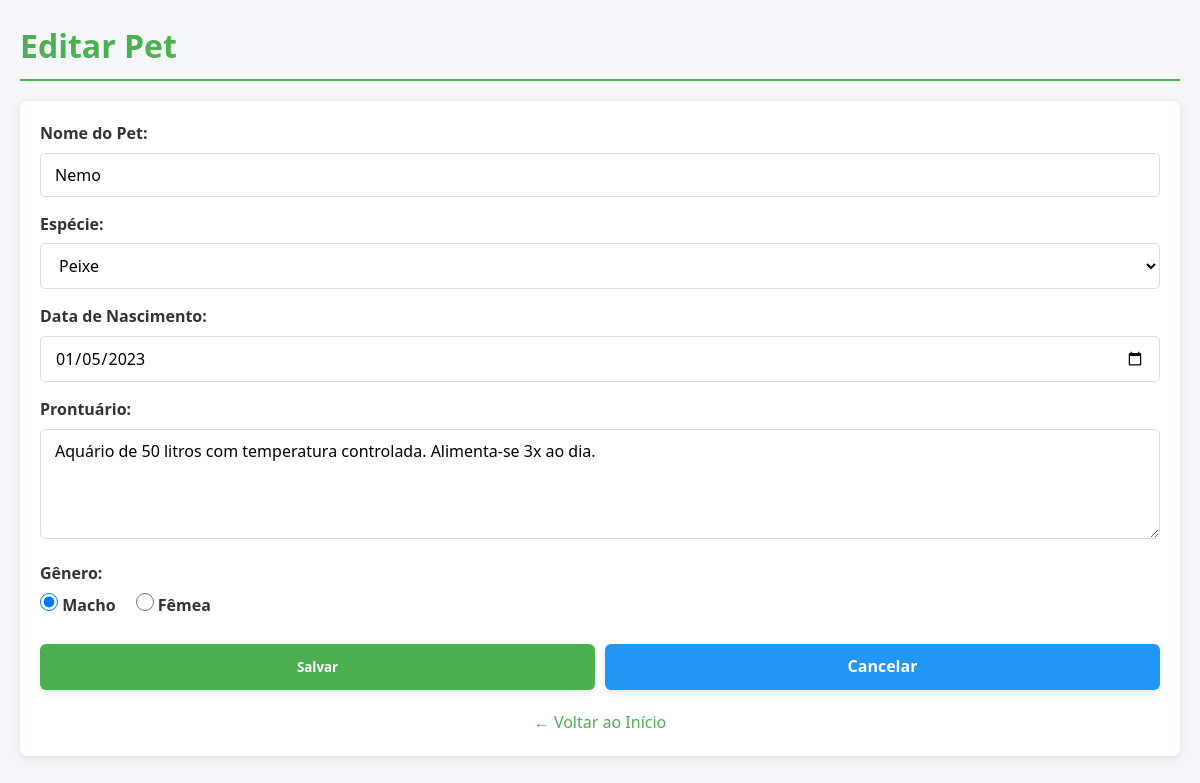
Page /editar_pet.php?id=4 (signed in) on the committed database.
### tables this page shows
CREATE TABLE `pets` (
  `id_pet` int NOT NULL,
  `nome` varchar(100) NOT NULL,
  `nascimento` date DEFAULT NULL,
  `id_especie` int NOT NULL,
  `prontuario` text,
  `genero` enum('Macho','Fêmea') NOT NULL
);

### editar_pet.php (the view, shortened to what this page needs)
<?php
include 'conexao.php';
?>
<!DOCTYPE html>
<html lang="pt-BR">
<head>
    <link rel="stylesheet" href="styles.css">
</head>
<body>
    <div class="container">
        <h1 class="page-title">Editar Pet</h1>
        <?php
        $id_pet = $_GET['id'];
        $sql = "SELECT p.*, e.nome as especie_nome
                FROM pets p
                JOIN especies e ON p.id_especie = e.id_especie
                WHERE p.id_pet = $id_pet";
        $result = mysqli_query($con, $sql);
        if ($result && mysqli_num_rows($result) == 1) {
            $pet = mysqli_fetch_assoc($result);
            $nome = $pet['nome'];
            $id_especie = $pet['id_especie'];
            $nascimento = $pet['nascimento'];
            $prontuario = $pet['prontuario'];
            $genero = $pet['genero'];
        } else {
            echo '<div class="alert alert-danger">Pet não encontrado.</div>';
            echo '<div class="text-center" style="margin-top: 20px;"><a href="listar_pets.php" class="btn btn-primary">Voltar</a></div>';
            exit();
        }
        $sql_especies = "SELECT * FROM especies ORDER BY nome";
        $result_especies = mysqli_query($con, $sql_especies);
        ?>
        <div class="card">
            <div class="card-body">
                <form method="POST" action="">
                    <div class="form-group">
                        <label for="nome">Nome do Pet:</label>
                        <input type="text" id="nome" name="nome" value="<?php echo htmlspecialchars($nome); ?>" required class="form-control">
                    </div>
                    <div class="form-group">
                        <label for="id_especie">Espécie:</label>
                        <select id="id_especie" name="id_especie" required class="form-control">
                            <?php
                            if ($result_especies && mysqli_num_rows($result_especies) > 0) {
                                while ($especie = mysqli_fetch_assoc($result_especies)) {
                                    $selected = ($especie['id_especie'] == $id_especie) ? 'selected' : '';
                                    echo "<option value='{$especie['id_especie']}' $selected>{$especie['nome']}</option>";
                                }
                            }
                            ?>
                        </select>
                    </div>
                    <div class="form-group">
                        <label for="nascimento">Data de Nascimento:</label>
                        <input type="date" id="nascimento" name="nascimento" value="<?php echo $nascimento; ?>" class="form-control">
                    </div>
                    <div class="form-group">
                        <label for="prontuario">Prontuário:</label>
                        <textarea id="prontuario" name="prontuario" class="form-control" rows="4"><?php echo htmlspecialchars($prontuario); ?></textarea>
                    </div>
                    <div class="form-group">
                        <label>Gênero:</label>
                        <div class="radio-group">
                            <label class="radio-option">
                                <input type="radio" id="genero_m" name="genero" value="Macho" <?php echo ($genero == 'Macho') ? 'checked' : ''; ?> required>
                                Macho
                            </label>
                            <label class="radio-option">
                                <input type="radio" id="genero_f" name="genero" value="Fêmea" <?php echo ($genero == 'Fêmea') ? 'checked' : ''; ?> required>
                                Fêmea
                            </label>
                        </div>
                    </div>
                    <div class="form-buttons">
                        <button type="submit" class="btn btn-primary">Salvar</button>
                        <a href="listar_pets.php" class="btn btn-secondary">Cancelar</a>
                    </div>
                </form>
                <div class="text-center" style="margin-top: 20px;">
                    <a href="principal.php" class="link">← Voltar ao Início</a>
                </div>
            </div>
        </div>
    </div>
</body>
</html>

### styles.css (style rules this page uses)
:root { --primary: #4CAF50; --primary-dark: #388E3C; --secondary: #2196F3; --secondary-dark: #0B79D0; --danger: #F44336; --danger-dark: #C62828; --light: #F4F6F9; --dark: #212121; --white: #FFFFFF; --text-dark: #333333; --shadow: rgba(0, 0, 0, 0.1); }
* { margin: 0; padding: 0; box-sizing: border-box; font-family: 'Segoe UI', Tahoma, Geneva, Verdana, sans-serif; }
body { background-color: var(--light); color: var(--text-dark); line-height: 1.6; }
.container { max-width: 1200px; margin: auto; padding: 20px; }
h1, h2, h3 { color: var(--primary); margin-bottom: 20px; padding-bottom: 8px; border-bottom: 2px solid var(--primary); font-weight: 600; }
.btn { display: inline-block; padding: 10px 20px; border-radius: 6px; text-decoration: none; font-weight: 600; border: none; cursor: pointer; text-align: center; transition: all 0.3s ease; box-shadow: 0 3px 6px var(--shadow); width: auto; min-width: 120px; }
.btn-primary { background: var(--primary); color: var(--white); }
.btn-secondary { background: var(--secondary); color: var(--white); }
.form-group { margin-bottom: 15px; }
.form-group label { display: block; margin-bottom: 6px; font-weight: 600; color: var(--text-dark); }
.form-control { width: 100%; padding: 10px 14px; border: 1px solid #ddd; border-radius: 5px; font-size: 16px; transition: all 0.3s; background: var(--white); }
.card { background: var(--white); border-radius: 8px; box-shadow: 0 2px 10px var(--shadow); margin-bottom: 30px; overflow: hidden; }
.card-body { padding: 20px; }
.text-center { text-align: center; }
.link { color: var(--primary); text-decoration: none; }
.form-buttons { display: flex; gap: 10px; margin-top: 20px; }
.form-buttons .btn { width: auto; min-width: 120px; flex: none; }
.radio-group { display: flex; gap: 20px; margin-top: 5px; }
.radio-option { display: flex; align-items: center; gap: 8px; cursor: pointer; }
.radio-option input[type="radio"] { margin: 0; width: 18px; height: 18px; }

### editar_pet.php (style rules this page uses)
.form-buttons { display: flex; gap: 10px; margin-top: 20px; }
.form-buttons .btn { flex: 1; min-width: 120px; text-align: center; }

### rows in the picture
pets: nome "Nemo", nascimento "01/05/2023", prontuario "Aquário de 50 litros com temperatura controlada. Alimenta-se 3x ao dia.", genero "☑ Macho", genero "☐ Fêmea"

### other values in the picture
form field id_especie "Peixe"
